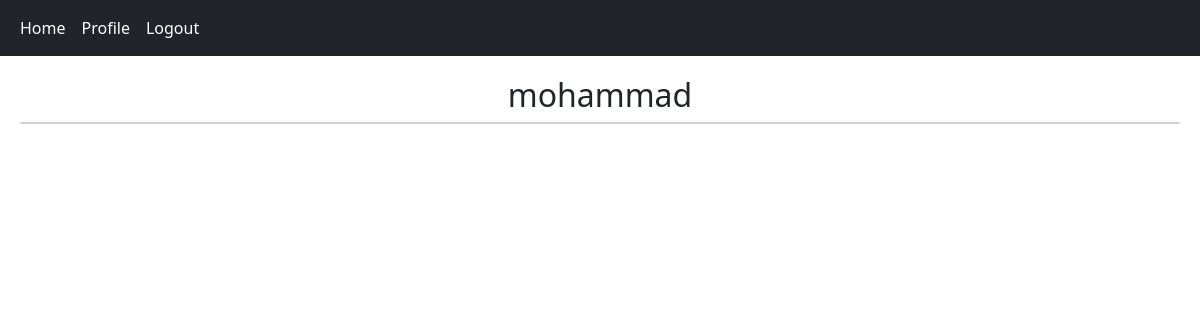
/account/profile/3/ (signed in), run on an earlier commit of the app's database.
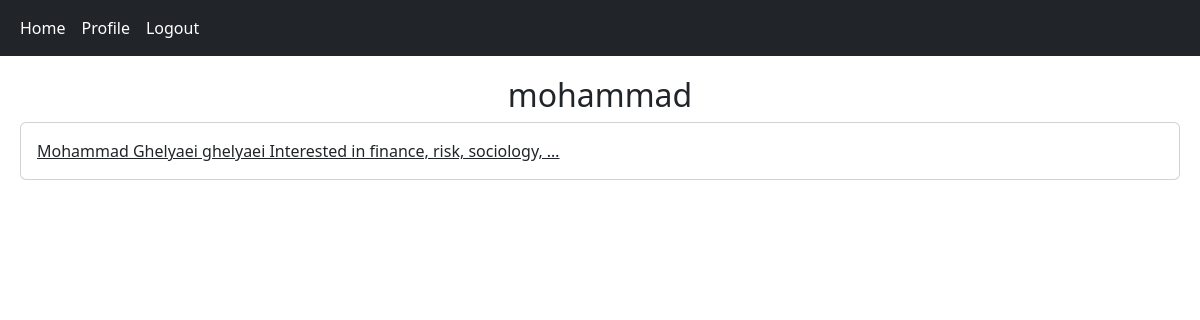
And on a later commit of the database.
### home/models.py (models this page shows, shortened)
class Post(models.Model):
    user = models.ForeignKey(User, on_delete=models.CASCADE)
    body = models.TextField()
    slug = models.SlugField()
    created = models.DateTimeField(auto_now_add=True)
    updated = models.DateTimeField(auto_now=True)
    def get_absolute_url(self):
        return reverse('home:post_detail', args=(self.id, self.slug))

### account/views.py (the view)
# urls.py: path('profile/<int:user_id>/', views.UserProfileView.as_view(), name='user_profile')
class UserProfileView(LoginRequiredMixin, View):
    def get(self, request, user_id):
        user = User.objects.get(id=user_id)
        posts = Post.objects.filter(user=user)
        return render(request, 'account/profile.html', {'user':user, 'posts':posts})

### account/templates/account/profile.html
{% extends 'base.html' %}
{% block content %}
    <h2 class="text-center">{{ user.username }}</h2>
    <div class="card">
        {% for post in posts %}
            <a href="{{ post.get_absolute_url }}}"class="card-body">{{ post.body|truncatewords:8 }}</a>
        {% endfor %}
    </div>
{% endblock %}

What changed in the data, as far as the page shows it:
added Post: body "Mohammad Ghelyaei ghelyaei Interested in finance, risk, sociology, …"
